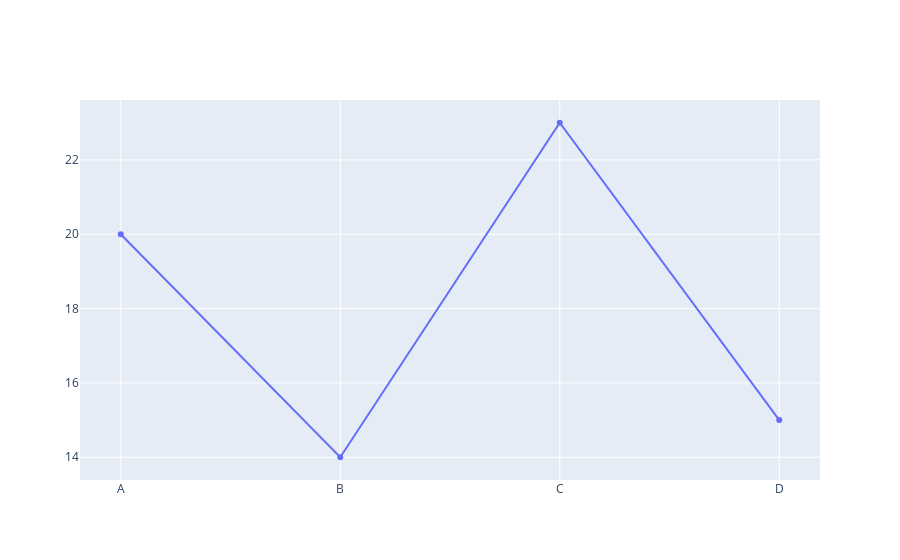

This figure's notebook cell:
### Markdown cell above
### Example 1 - Bar Chart, Scatter plot and line chart

Alternate between `go.Bar` and `go.Scatter` and see what happens. Alternate between the mode `'markers'` and `'lines+markers'` when you use `go.Scatter`

### Code cell
data = [go.Scatter(
        x = ['A', 'B', 'C', 'D'],
        y = [20, 14, 23, 15],
        mode = 'lines+markers'
        )]

fig = go.Figure(data = data)
fig.show()

### Figure 1 — Plotly figure (JSON) as saved in the notebook; plotly's stock layout.template omitted (floating-point values rounded to 4 significant figures)
{"data": [{"mode": "lines+markers", "type": "scatter", "x": ["A", "B", "C", "D"], "y": [20, 14, 23, 15]}], "layout": {}}
